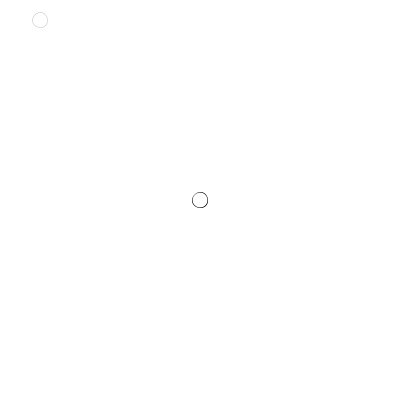
Frame 1 (no input)
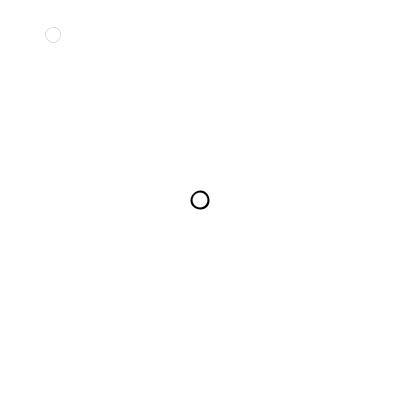
Frame 60 (the mouse pressed at the canvas centre just before this capture)
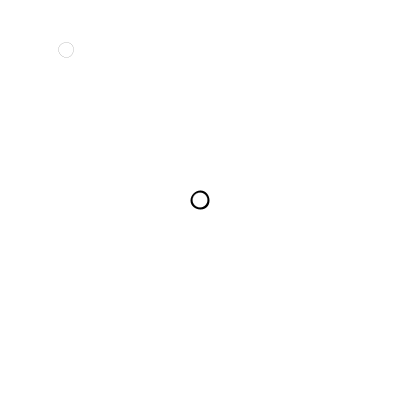
Frame 120 (the mouse held since frame 60 and released just before this capture)

The Processing sketch that drew these frames (run headless with seeded random() and noise(); from frame 60 on, the mouse is pressed at the canvas centre):

// Processing sketch: wee07_9_halloween_decide_type3_green_part2
// ── wee07_9_halloween_decide_type3_green_part2.pde
ArrayList<PVector> pt = new ArrayList<PVector>();
void setup(){
  size(400,400);
  background(255);
}
float ghostX=40, ghostY=20;
void mouseDragged(){//按下mouse鍵，再拖它
  pt.add(new PVector(mouseX,mouseY));
}  
  void draw(){
  background(255); 
  ellipse(200,200,15,15);
  strokeWeight(0);
  stroke(0); ellipse(200,200,15,15);
  stroke(0); ellipse(ghostX,ghostY,15,15);
  strokeWeight(4);
  float dpx=0,dpy=0;//要看p.x p2.x的差距，p.y p2.y的差距
  int rightdown = 0;//往右下
  for(int i=0;i<pt.size()-1;i++){
    PVector p = pt.get(i),p2 = pt.get(i+1);
    dpx += abs(p2.x-p.x);//累積x的移動量
    dpy += abs(p2.y-p.y);//累積y的移動量
    if(p2.x-p.x >0 && p2.y-p.y>0) rightdown += sqrt(dpx*dpx + dpy*dpy);
  }
  if(dpx>100 && dpy<40) stroke(255,0,0); //type1 紅色的橫線
  else if(dpx<40 && dpy>100) stroke(0,0,255); //不是，就黑色線
  else if(rightdown>150) stroke(0,255,0); //右下變綠色
  for(int i=0;i<pt.size()-1;i++){
    PVector p = pt.get(i),p2 = pt.get(i+1);
    line(p.x,p.y,p2.x,p2.y); //ellipse(p.x,p.y,3,3);
  }
  float dx = 200-ghostX, dy = 200-ghostY, len = sqrt(dx*dx+dy*dy);
  ghostX += dx/len/3;
  ghostY += dy/len/3; 
}
void mouseReleased(){
  //background(255);
  for(int i=pt.size()-1; i>=0; i--){//到過來的for迴圈
    pt.remove(i);
  }
}

  
